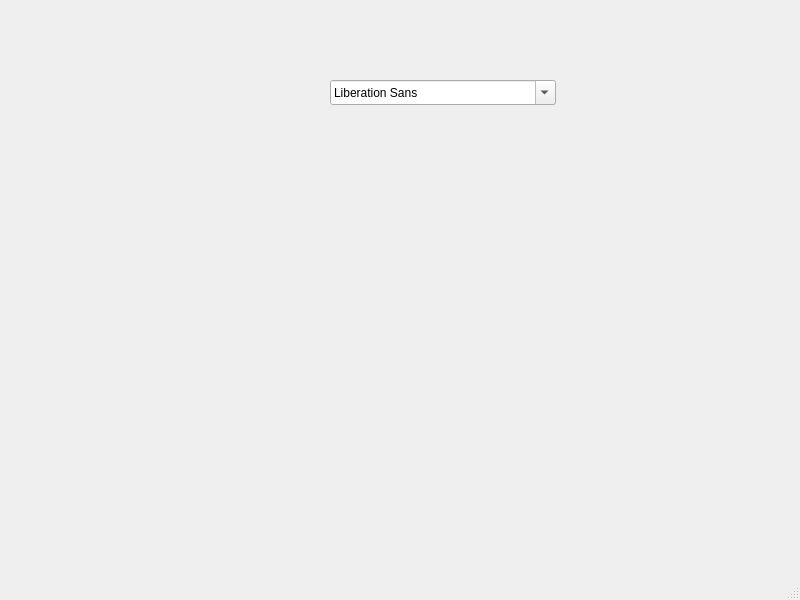
<?xml version="1.0" encoding="UTF-8"?>
<ui version="4.0">
 <class>shezhi</class>
 <widget class="QMainWindow" name="shezhi">
  <property name="geometry">
   <rect>
    <x>0</x>
    <y>0</y>
    <width>800</width>
    <height>600</height>
   </rect>
  </property>
  <property name="windowTitle">
   <string>MainWindow</string>
  </property>
  <widget class="QWidget" name="centralwidget">
   <widget class="QFontComboBox" name="fontComboBox">
    <property name="geometry">
     <rect>
      <x>330</x>
      <y>80</y>
      <width>226</width>
      <height>25</height>
     </rect>
    </property>
   </widget>
  </widget>
  <widget class="QMenuBar" name="menubar">
   <property name="geometry">
    <rect>
     <x>0</x>
     <y>0</y>
     <width>800</width>
     <height>28</height>
    </rect>
   </property>
  </widget>
  <widget class="QStatusBar" name="statusbar"/>
 </widget>
 <resources/>
 <connections/>
</ui>
